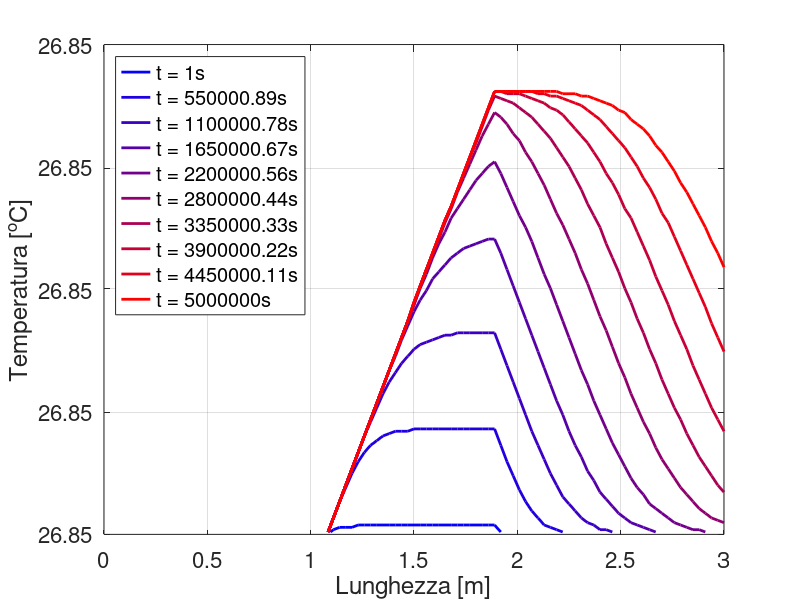

This figure's MATLAB source:
clc; clear; close all;
%% dati
% topologia
LL = 3;
DD = 20;
Lqqq = .4;

surf = pi*DD^2/4;
volqqq = Lqqq*surf;

% fisici
ro = 997;
cp = 4182;
RR = 1.5;
II = 50;
GG = .1;
uu = GG/surf/ro;
T0 = 300;

qvol = RR*II^2/volqqq;

%% griglia temporale
t_start = 1;
t_end = 5e6; % guess
dt = (t_end-t_start)/100;
time = (t_start:dt:t_end)';

time_to_plot = round(linspace(t_start,t_end,10)/dt+1);
lines_plotted = 0;

%% griglia spaziale
dx = LL/100;
xx = (0:dx:LL)';
nn = length(xx);

qqq = (xx>LL/2-Lqqq & xx<LL/2+Lqqq).*qvol;

%% risolvo con BE - upwind
TT = ones(nn,1)*T0;

aa = uu*dt/dx;

diag_i = -aa*ones(nn,1);
diag_p = (1+aa)*ones(nn,1);
AA = spdiags([diag_i diag_p],-1:0,nn,nn);
bb = qqq/ro/cp;

AA(1,1) = 1; AA(1,2) = 0;

for inst = 1:length(time)
    Tp = TT;
    BB = Tp+bb;
    BB(1) = T0;
    
    TT = AA\BB;
    if inst == time_to_plot(lines_plotted+1)
        txt_plot = ['t = ',num2str(time(inst)),'s'];
        plot(xx,TT-273.15,'-','Color',[inst/time_to_plot(end) 0 1-inst/time_to_plot(end)],'linewidth',2,'DisplayName',txt_plot)
        if not(inst==length(time_to_plot))
            hold on
            lines_plotted = lines_plotted+1;
        end
        set(gca,'fontsize',16)
        grid on
        box on
        ylabel('Temperatura [^oC]')
        xlabel('Lunghezza [m]')
        legend('location','northwest')
    end
end
